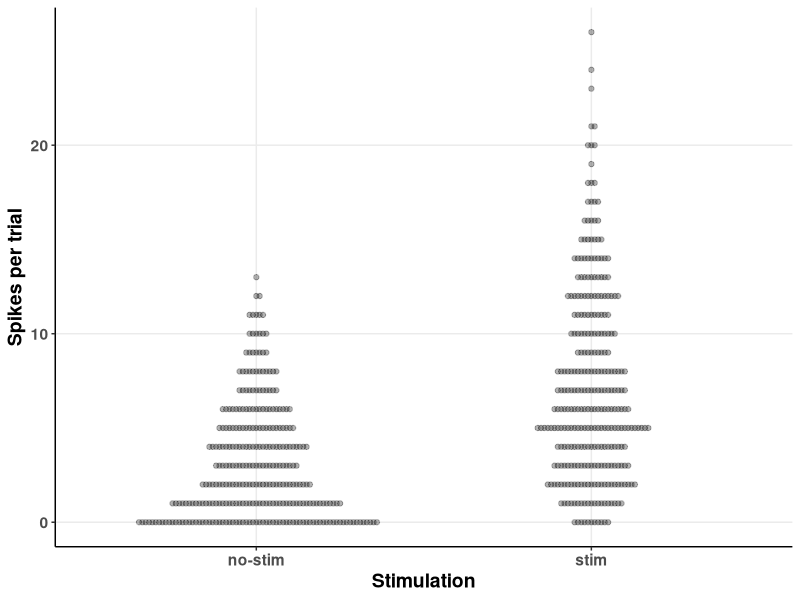

The R script that drew this image: (Note: this script raises an error after producing the figure.)
## ---- chunk 1
library(knitr)
options(knitr.kable.NA = '...')
knitr::opts_chunk$set(fig.path = "img/glmm-examples/",
                      cache = TRUE,
                      autodep = TRUE,
                      dpi = 300,
                      fig.asp = 0.5)
## ---- chunk 2
packageList = c("ggplot2", # Plotting, Development version 2.2.1.9000
                "sjPlot", # Tables for model outputs
                "cowplot", # Arrange plots 
                "ggbeeswarm", # Beeswarm plots
                "DHARMa", # Residual simulation
                "reshape2", # "Melt" matrices
                "lme4") # Fit mixed models
ph = lapply(packageList, 
            require, 
            character.only = TRUE, 
            warn.conflicts = FALSE, 
            quietly = TRUE)
## ---- chunk 3
seed = 0
set.seed(seed) # For reproducible results
n = 600 # Total sample size
nID = 20 # Number of neurons
nTrials = n/nID
# "Ground truth" coefficients
b0 = 1.6 # Intercept
bStim = 0.7
bArea = -1.6
bAreaXStim = 0.7 # Interaction area X stim
# Design matrix
stimKernel = c("no-stim", "stim")
stim = factor(c(rep(stimKernel[1], n/2), 
                rep(stimKernel[2], n/2)), 
              levels = stimKernel)
areaKernel = c("thalamus", "cortex")
area = factor(rep(areaKernel, n/2), 
              levels = areaKernel)
temp = round(rnorm(n, 25, 1), 1) # Degrees Celsius
trial = 1:n
id = rep(1:nID, nTrials)
u = 0.3
zeta = rep(rnorm(nID, 0, u), nTrials)
# Simulate response
xArea = contrasts(area)[area]
xStim = contrasts(stim)[stim]
mu = exp(b0 + bStim*xStim + bArea*xArea + bAreaXStim*xArea*xStim + zeta)
nSpikes = rpois(n, mu)
# Bind data
data = data.frame(trial, id, stim, area, temp, nSpikes)
## ---- chunk 4
data1 = data[data$id == 1, ]
sampleArray = rbind(head(data1), NA, tail(data1))
ShowTable = function(sampleArray) {
  kable(sampleArray, 
        align = "l", 
        format = "markdown",
        row.names = FALSE,
        digits = 4)
}
ShowTable(sampleArray)
## ---- chunk 5
my_theme = 
  theme_classic() +
  theme(text = element_text(face = "bold", 
                            size = 14), 
        panel.grid.major = element_line())

PlotBeeswarm = function(data, my_theme, ...) {
  p1 = ggplot(data = data, aes(stim, nSpikes, ...)) +
    geom_beeswarm(alpha = 0.3, cex = 0.5, size = 1.5) +
    labs(x = "Stimulation",
         y = "Spikes per trial") +
    my_theme
  return(p1)
}
p1 = PlotBeeswarm(data, my_theme)
p1
## ---- chunk 6
ConstructModelTable = function(mdl, fun, ...) {
  fun(mdl,
      pred.labels = attr(terms(mdl), "term.labels"), 
      p.numeric = TRUE, 
      separate.ci.col = FALSE, 
      newline.ci = FALSE, 
      show.aic = TRUE, 
      string.obs = "# Observations",
      ...)
}

## ---- chunk 7
aov1 = aov(nSpikes ~ stim, data)
## ---- chunk 8
options(knitr.kable.NA = '')
## ---- chunk 9
kable(anova(aov1), 
        align = "l", 
        format = "markdown",
        digits = 3)
## ---- chunk 10

blank_style = my_theme + 
  theme(axis.line.y = element_blank(),
        axis.text.y = element_blank(),
        axis.ticks.y = element_blank(), 
        axis.title.y = element_blank())

lmPredict = predict(lm1, interval = "confidence", level = 0.95)

OverlayPrediction = function(gPlot, data, predictionTable, 
                             fillValue, fill, colour, 
                             showLegend = FALSE, ...) {
  gp = gPlot + 
    geom_ribbon(aes(x = as.numeric(data$stim), 
                    ymin = predictionTable[,2], 
                    ymax = predictionTable[,3],
                    fill = fill,
                    colour = NULL), 
                alpha = 0.2) +
    geom_line(aes(x = as.numeric(data$stim), 
                  y = predictionTable[,1], 
                  ...), 
              size = 1) +
    geom_point(aes(x = as.numeric(data$stim), 
                   y = predictionTable[,1],
                   fill = fill, 
                   ...), 
               shape = 22,
               size = 4,
               stroke = 1.5,
               colour = colour) +
    scale_colour_manual(values = fillValue,
                        name = NULL) +
    scale_fill_manual(values = fillValue,
                        name = NULL) +
    guides(colour = FALSE) +
    theme(legend.position = c(0.25, 0.9))
  
  if (showLegend != TRUE) {
    gp = gp + theme(legend.position = "none")
  }
  
  return(gp)
  
}

PlotQQ = function(mdl, my_theme) {
  
  gp = ggplot(mdl, aes(sample = .resid)) +
    stat_qq_line(size = 1, 
                 linetype = "dashed", 
                 alpha = 0.5) +
    stat_qq(alpha = 0.3) +
    labs(x = "Theoretical",
         y = "Sample") +
    my_theme
  
  gp = gp +
    coord_cartesian(ylim = range(pretty(residuals(mdl))))
}

PlotResidualHistogram = function(mdlResiduals, my_theme) {
  
  nBins = 20
  binLabels = c(0, 50, 100, 150, 200)
  
  xLim = range(pretty(mdlResiduals))
  
  gp = ggplot() + 
    geom_histogram(aes(mdlResiduals), 
                   bins = nBins) +
    labs(y = "Count") +
    coord_flip(xlim = xLim) +
    my_theme
  
  binCounts = c(ggplot_build(gp)$data[[1]]$count, 50)
  yLim = binLabels[binLabels <= max(binCounts)]
  
  gp = gp +
    scale_y_continuous(breaks = yLim,
                       labels = yLim) +
    expand_limits(y = max(c(max(binCounts), max(yLim))))
  
}

ArrangePlots = function(pA, pB, pC) {
  plot_grid(pA, pB, pC, 
            labels = c("a", "b"), 
            ncol = 3, 
            rel_widths = c(2, 1.5, 0.75))
}

p2a = OverlayPrediction(p1, data, lmPredict, 
                        fillValue = "black", 
                        fill = "black", 
                        colour = rgb(2/3, 2/3, 2/3))
p2b = PlotQQ(lm1, my_theme)
p2c = PlotResidualHistogram(lm1$residuals, blank_style)
ArrangePlots(p2a, p2b, p2c)
## ---- chunk 11
options(knitr.kable.NA = '...')
logData = data
logData$nSpikes = log10(data$nSpikes)
logData1 = logData[logData$id == 1, ]
sampleArray = rbind(head(logData1), NA, tail(logData1))
ShowTable(sampleArray)
## ---- chunk 12
logData = logData[logData$nSpikes != -Inf,]
lm2 = lm(nSpikes ~ 1 + stim, logData)
## ---- chunk 13
lmPredict = predict(lm2, interval = "confidence", level = 0.95)
p3a = OverlayPrediction(PlotBeeswarm(logData, my_theme), 
                        logData, 
                        lmPredict, 
                        fillValue = "black", 
                        fill = "black",
                        colour = rgb(2/3, 2/3, 2/3))
p3b = PlotQQ(lm2, my_theme)
p3c = PlotResidualHistogram(lm2$residuals, blank_style)
ArrangePlots(p3a, p3b, p3c)
## ---- chunk 14
glm1 = glm(nSpikes ~ 1 + stim, family = poisson, data)
## ---- chunk 15
nSim = 1000
sim1 = simulateResiduals(glm1, seed = seed, n = nSim)

glmPredict = predict(glm1, se.fit = TRUE)
ci95 = glmPredict$fit + outer(glmPredict$se.fit, qnorm(c(0.025, 0.975)))
glmPredict$low = exp(ci95[, 1])
glmPredict$upp = exp(ci95[, 2])
glmPredict$response = exp(glmPredict$fit)
glmPredTable = with(glmPredict, cbind(response, low, upp))

p4a = OverlayPrediction(p1, 
                        data, 
                        glmPredTable, 
                        fillValue = "black", 
                        fill = "black",
                        colour = rgb(2/3, 2/3, 2/3))

PlotQQGLM = function(sim, my_theme) {
  gp = ggplot() + 
    stat_ecdf(aes(sim$scaledResiduals), pad = FALSE) + 
    geom_abline(slope = 1, size = 1, linetype = "dashed", alpha = 0.5) +
    coord_flip(xlim = c(0, 1)) +
    labs(x = "Sample",
         y = "Theoretical") +
    my_theme +
    theme(panel.grid.minor.x = element_blank())
}

p4b = PlotQQGLM(sim1, my_theme)
p4c = PlotResidualHistogram(sim1$scaledResiduals, blank_style)
ArrangePlots(p4a, p4b, p4c)
## ---- chunk 16
glm2 = glm(nSpikes ~ 1 + stim*area*temp, family = poisson, data)
## ---- chunk 17
maxVCOV = max(signif(range(vcov(glm2)),1))
scaleLimits = c(-maxVCOV, maxVCOV)

PlotVCOV = function(mdl, scaleLimits) {
  cvMat = vcov(mdl)
  cvMat[lower.tri(cvMat)] = NA
  cvMat = melt(cvMat, na.rm = TRUE)
  ggplot(data = cvMat, aes(x = Var1, y = Var2, fill = value)) + 
    geom_raster() +
    geom_text(aes(label = round(value, 3)), color = "black") +
    scale_y_discrete(labels = c("intercept", attr(glm2$terms, "term.labels"))) +
    scale_x_discrete(labels = c("intercept", attr(glm2$terms, "term.labels"))) +
    my_theme +
    theme(axis.text.x = element_text(angle = 45, vjust = 1, 
                                     size = 12, hjust = 1),
          panel.grid = element_blank()) + 
    scale_fill_distiller(palette = "RdYlBu", limits = scaleLimits)
}

PlotVCOV(glm2, scaleLimits)
## ---- chunk 18
glm3 = glm(nSpikes ~ 1 + stim*area*scale(temp), family = poisson, data)
PlotVCOV(glm3, scaleLimits)
## ---- chunk 19
ggplot(data, aes(x = temp, y = nSpikes)) +
  geom_point(alpha = 0.2) +
  facet_grid(cols = vars(area), rows = vars(stim), as.table = FALSE) +
  geom_smooth(formula = y ~ x, 
              method = glm, 
              method.args = list(family = poisson), 
              color = "black") +
  my_theme
## ---- chunk 20
sim2 = simulateResiduals(glm3, seed = seed, n = nSim)

newData = cbind(data[c("stim", "area")], temp = mean(data$temp))
glmPredict = predict(glm3, se.fit = TRUE, newdata = newData)
ci95 = glmPredict$fit + outer(glmPredict$se.fit, qnorm(c(0.025, 0.975)))
predTable = cbind(exp(glmPredict$fit), 
                  exp(ci95[, 1]), 
                  exp(ci95[, 2]))

p5a_temp = PlotBeeswarm(data, my_theme, colour = area)
p5a = OverlayPrediction(p5a_temp, data, predTable, 
                        fillValue = c("#D65D00", "#29A2FF"), 
                        fill = area,
                        colour = "black",
                        showLegend = TRUE)
p5b = PlotQQGLM(sim2, my_theme)

p5c = PlotResidualHistogram(sim2$scaledResiduals, blank_style)
ArrangePlots(p5a, p5b, p5c)
## ---- chunk 21
glmm = glmer(nSpikes ~ 1 + stim*area*scale(temp) + (1|id), 
             family = poisson, 
             data)
## ---- chunk 22
glmm = glmer(nSpikes ~ 1 + stim*area*scale(temp) + (1|id), 
             family = poisson, 
             data, 
             nAGQ = 15)
## ---- chunk 23
glmmResiduals = residuals(glmm)

p6a = plot_model(glmm, "diag") +
  facet_null() +
  my_theme 
p6b = ggplot(data, aes(id, glmmResiduals), guide = "Residuals") +
  geom_hline(yintercept = 0, size = 1, linetype = "dashed", alpha = 0.3) +
  geom_smooth(method = "loess", colour = "black") + 
  geom_point(alpha = 0.3) + 
  ylab("Residuals") +
  my_theme
plot_grid(p6a, p6b)
## ---- chunk 24
simGLMM = simulateResiduals(glmm, seed = seed, n = nSim, use.u = TRUE)
p7a = PlotQQGLM(simGLMM, my_theme)
p7b = PlotResidualHistogram(simGLMM$scaledResiduals, blank_style)
plot_grid(p7a, p7b)
